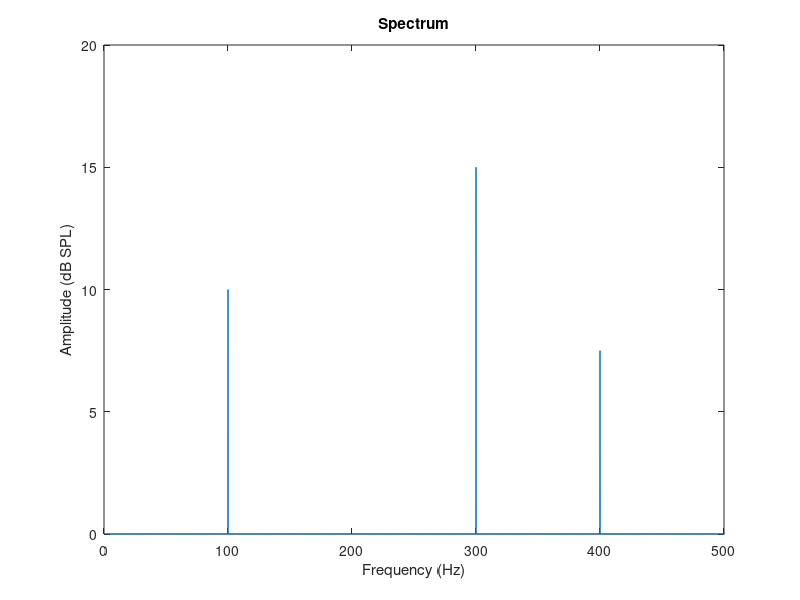

The MATLAB source for this figure:
    % Sampling
    fs = 1000;     % Sampling rate [Hz]
    Ts = 1/fs;     % Sampling period [s]
    fNy = fs / 2;  % Nyquist frequency [Hz]
    duration = 10; % Duration [s]
    t = 0 : Ts : duration-Ts; % Time vector
    noSamples = length(t);    % Number of samples
    A_1 = 20;
    A_2 = 30;
    A_3 = 15;
    f_1 = 100;
    f_2 = 300;
    f_3 = 400;
    s_1 = A_1*sin((2*pi*f_1*t));
    s_2 = A_2*sin((2*pi*f_2*t));
    s_3 = A_3*sin((2*pi*f_3*t));
    % Contaminated signal
    xn = s_1+s_2+s_3;
    x = s_1 + s_2;
    % Frequency analysis
    f = 0 : fs/noSamples : fs - fs/noSamples; % Frequency vector
    % FFT
    x_fft = abs(fft(x)/noSamples);
    xn_fft = abs(fft(xn)/noSamples);
    % Plot
    plot(f,xn_fft);
    xlim([0 fNy]);
    xlabel('Frequency (Hz)')
    ylabel('Amplitude (dB SPL)')
    title('{Spectrum}')